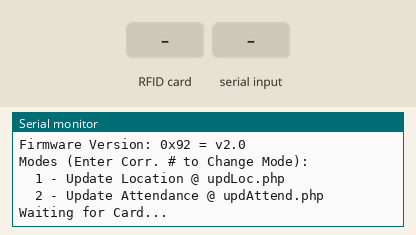
Recording of a sketch running on a simulated ESP8266 (NodeMCU). On the bench: the last lines printed to the serial monitor. The inputs (shaded band) are chosen by the test bench. WiFi joins after 1.5 s; servers stay silent unless stated; uploads are accepted with an empty reply.

Above: at 2.7 s.
2.8 s: RFID card 01 23 45 67 89 held to the reader
At 4.1 s:
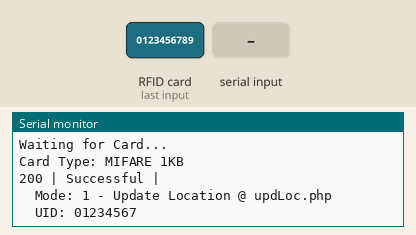
4.8 s: "5\n" received over Serial
At 6.8 s:
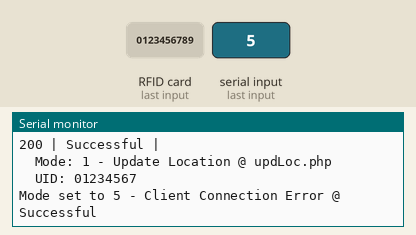
7.3 s: RFID card 5E 7A 19 C4 held to the reader
At 8.6 s:
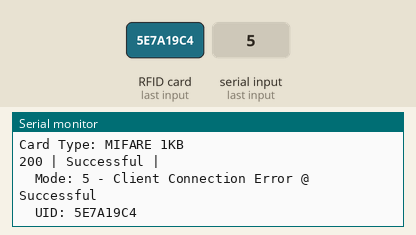
9.1 s: "200\n" received over Serial
At 11.3 s:
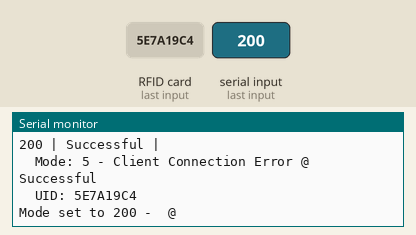
11.7 s: RFID card 01 23 45 67 89 held to the reader
At 11.96 s:
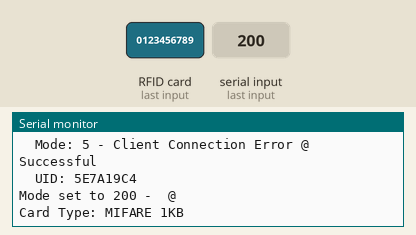

Measured:
- after the input at 2.8 s, the serial monitor: prints a new line after 0.34 s (image 1)
- after the input at 4.8 s, the serial monitor: prints a new line after 1.1 s (image 2)
- after the input at 7.3 s, the serial monitor: prints a new line after 0.17 s (image 3)
- after the input at 9.1 s, the serial monitor: prints a new line after 1.1 s (image 4)
- after the input at 11.7 s, the serial monitor: prints a new line after 0.11 s (image 5)

The sketch:

RFID_Send_Update.ino
```cpp
/*
    Author: Robert Conde
    Resources: SPI [tinyurl.com/ot75qb6]
               PCD, Terminology, & Ref. [tinyurl.com/rzxecnw]
               HTTP [tinyurl.com/yba8ox9p]
    Pin Layout:
      MOSI -> D7
      MISO -> D6
      SCK  -> D5
*/

// Imports
#include <ESP8266WiFi.h>
#include <ESP8266WiFiMulti.h>
#include <ESP8266HTTPClient.h>
#include <SPI.h>
#include <MFRC522.h>

// Wifi Details
const char* SSID[] = {"Conde Residence - 2.4" ,  "Conde Residence - Garage 2.4"};
const char* PASS[] = {"heat7361",                "heat7361"};

// Box Details
const String BID = "0123456789";

// URLs & Modes
const String ARD_URL = "http://192.168.0.31/arduino";

const String MODE_NAME[] = {"Update Location" , "Update Attendance"};
const String MODE_URL[] = {"updLoc.php", "updAttend.php"};

// RFID Pins
#define RST_PIN  D3
#define SS_PIN   D2 // SDA

// Initialize Objects
ESP8266WiFiMulti multiWifi;
MFRC522 rfid(SS_PIN, RST_PIN);

void setup() {
  // Serial Begin & BID
  Serial.begin(115200);                     // For data dumps a high baud rate is needed

  Serial.println("\nBox '" + BID + "' On");
  Serial.println();

  // Wifi
  Serial.print("Connecting to Wifi");

  for(int i = 0; i < sizeof(SSID)/sizeof(SSID[0]); ++i)  // Connect to Wifi
    multiWifi.addAP(SSID[i], PASS[i]);

  while(multiWifi.run() != WL_CONNECTED) {     // Wait 'till connected to Wifi
    Serial.print(".");
    delay(1000);
  }
  Serial.println();

  Serial.print("Local IP: ");               // Then print out local IP address
  Serial.println(WiFi.localIP());
  Serial.println();

  // RFID
  SPI.begin();                              // Begin SPI (Serial Peripheral Interface; SCK, MOSI, MISO, & SS)
  rfid.PCD_Init();                          // Start PCD (Proximity Coupling Device; "Contactless Reader")
  rfid.PCD_DumpVersionToSerial();           // Dump reader version info
  Serial.println();

  // Modes
  Serial.println("Modes (Enter Corr. # to Change Mode):");
  for(int i = 0; i < sizeof(MODE_URL)/sizeof(MODE_URL[0]); ++i)
    Serial.println("\t" + modeStr(i + 1));
  Serial.println();

  // Indicate Ready
  Serial.println("Waiting for Card...");
  Serial.println();
}

int mode = 1;
void loop() {
  // If serial has input, change mode
  if(Serial.available()) {
    String in = Serial.readString();

    setMode(in.toInt());
    Serial.println();
  }

  // If card is present, do update
  if(rfid.PICC_IsNewCardPresent() && rfid.PICC_ReadCardSerial()) {
    // Card Type
    Serial.print("Card Type: ");            // Then print out its type,
    MFRC522::PICC_Type cardType = rfid.PICC_GetType(rfid.uid.sak);
    Serial.println(rfid.PICC_GetTypeName(cardType));

    // UID
    String uid = "";
    for(int i = 0; i < 4; i++) {
      char byteStr[2];

      sprintf(byteStr, "%02x", rfid.uid.uidByte[i]);

      uid += byteStr;
    }
    uid.toUpperCase();

    doUpdate(uid);
  }

  delay(500);
}

String modeStr(int mode) {
  String modeStr = "";

  modeStr += String(mode);        // Mode #
  modeStr += " - ";               // Separator
  modeStr += MODE_NAME[mode - 1]; // Mode Name
  modeStr += " @ ";               // Separator
  modeStr += MODE_URL[mode - 1];  // Mode URL

  return modeStr;
}

void setMode(int newMode) {
  mode = newMode;

  Serial.println("Mode set to "  + modeStr(newMode));
}

const String HTTPCODES[] = {"Client Connection Error", "Informational", "Successful",
                           "Redirection", "Client Error", "Server Error"};
void doUpdate(String uid) {
  HTTPClient conn;

  String request = ARD_URL + "/" + MODE_URL[mode - 1]
                    + "?bid=" + BID
                    + "&uid=" + uid;

  conn.begin(request);
  int httpCode = conn.GET();

  Serial.println(String(httpCode) + " | " + HTTPCODES[max(0, httpCode/100)] + " | " + conn.getString() + "\n"
                 + "\tMode: " + modeStr(mode) + "\n"
                 + "\tUID: " + uid
                 + "\n");

  conn.end();
}
```
